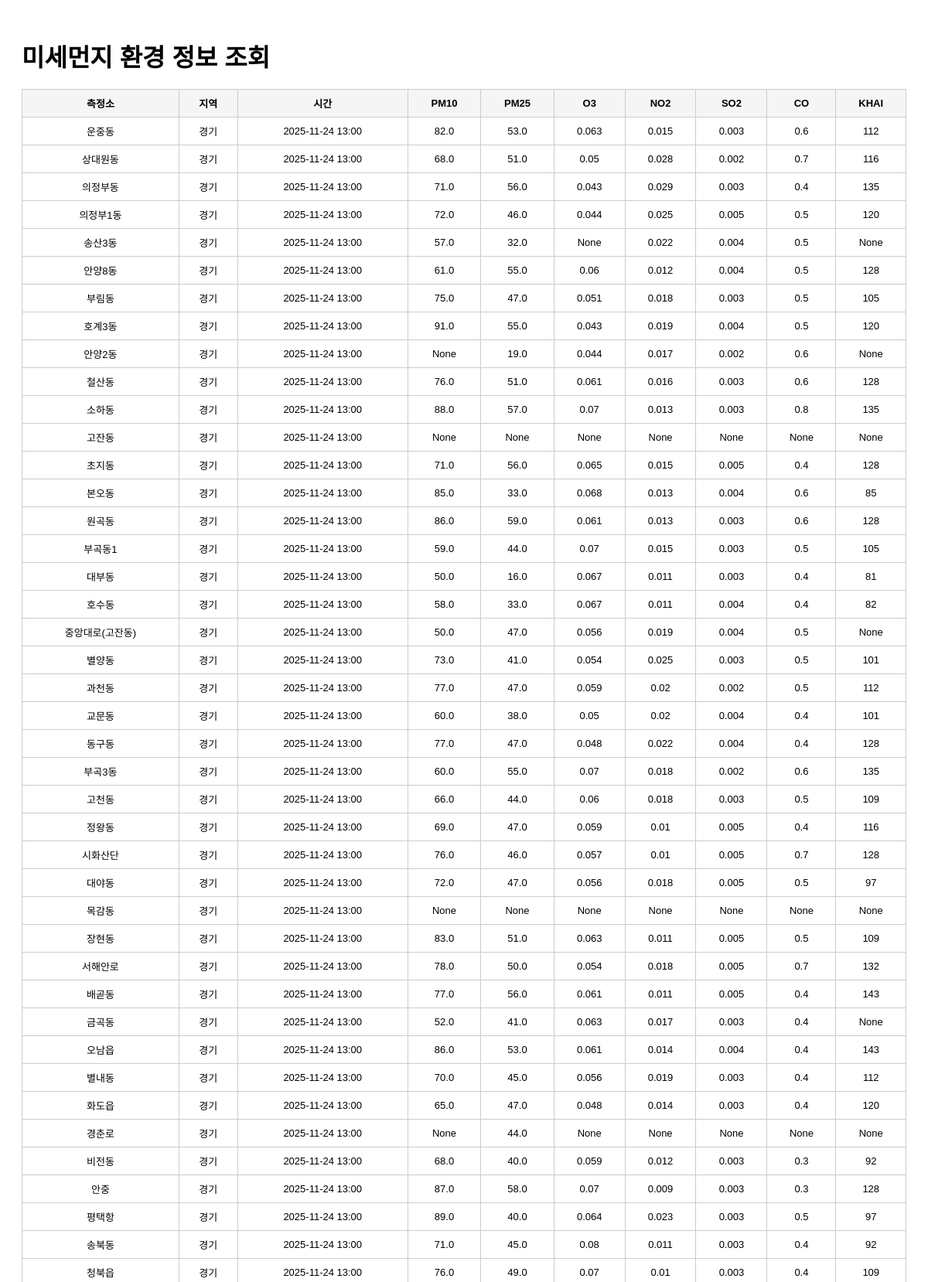
The app's page /list?page=2 (upper part) with its own data.
### tables this page shows
CREATE TABLE air_quality (
    id        INTEGER PRIMARY KEY AUTOINCREMENT,
    station   TEXT,
    sido      TEXT,
    dataTime  TEXT,
    pm10      REAL,
    pm25      REAL,
    o3        REAL,
    no2       REAL,
    so2       REAL,
    co        REAL,
    khai      INTEGER
);

### app.py (the view)
@app.route("/list")
def list_data():
    page = int(request.args.get("page", 1))
    per_page = 100  # 페이지당 100개
    offset = (page - 1) * per_page
    conn = sqlite3.connect(DB_PATH)
    cur = conn.cursor()
    cur.execute("""
        SELECT station, sido, dataTime, pm10, pm25, o3, no2, so2, co, khai
        FROM air_quality
        ORDER BY dataTime DESC
        LIMIT ? OFFSET ?
    """, (per_page + 1, offset))
    rows = cur.fetchall()
    conn.close()
    has_next = len(rows) > per_page
    rows = rows[:per_page]
    return render_template(
        "list.html",
        rows=rows,
        page=page,
        has_next=has_next
    )

### templates/list.html (shortened to what this page needs)
<!DOCTYPE html>
<html lang="ko">
<head>
</head>
<body>
    <h1>미세먼지 환경 정보 조회</h1>
    <table>
        <tr>
            <th>측정소</th>
            <th>지역</th>
            <th>시간</th>
            <th>PM10</th>
            <th>PM25</th>
            <th>O3</th>
            <th>NO2</th>
            <th>SO2</th>
            <th>CO</th>
            <th>KHAI</th>
        </tr>
        {% for row in rows %}
        <tr>
            <td>{{ row[0] }}</td>
            <td>{{ row[1] }}</td>
            <td>{{ row[2] }}</td>
            <td>{{ row[3] }}</td>
            <td>{{ row[4] }}</td>
            <td>{{ row[5] }}</td>
            <td>{{ row[6] }}</td>
            <td>{{ row[7] }}</td>
            <td>{{ row[8] }}</td>
            <td>{{ row[9] }}</td>
        </tr>
        {% endfor %}
    </table>
</body>
</html>

### templates/list.html (style rules this page uses)
body { font-family: Arial, sans-serif; padding: 20px; }
h1 { margin-bottom: 20px; }
table { width: 100%; border-collapse: collapse; margin-bottom: 20px; }
th, td { border: 1px solid #ccc; padding: 8px; text-align: center; font-size: 13px; }
th { background: #f5f5f5; }

### records on screen
air_quality: station "운중동", sido "경기", dataTime "2025-11-24 13:00", pm10 "82.0", pm25 "53.0", o3 "0.063", no2 "0.015", so2 "0.003", co "0.6", khai "112"
air_quality: station "상대원동", sido "경기", dataTime "2025-11-24 13:00", pm10 "68.0", pm25 "51.0", o3 "0.05", no2 "0.028", so2 "0.002", co "0.7", khai "116"
air_quality: station "의정부동", sido "경기", dataTime "2025-11-24 13:00", pm10 "71.0", pm25 "56.0", o3 "0.043", no2 "0.029", so2 "0.003", co "0.4", khai "135"
air_quality: station "의정부1동", sido "경기", dataTime "2025-11-24 13:00", pm10 "72.0", pm25 "46.0", o3 "0.044", no2 "0.025", so2 "0.005", co "0.5", khai "120"
air_quality: station "송산3동", sido "경기", dataTime "2025-11-24 13:00", pm10 "57.0", pm25 "32.0", row "None", no2 "0.022", so2 "0.004", co "0.5"
air_quality: station "안양8동", sido "경기", dataTime "2025-11-24 13:00", pm10 "61.0", pm25 "55.0", o3 "0.06", no2 "0.012", so2 "0.004", co "0.5", khai "128"
air_quality: station "부림동", sido "경기", dataTime "2025-11-24 13:00", pm10 "75.0", pm25 "47.0", o3 "0.051", no2 "0.018", so2 "0.003", co "0.5", khai "105"
air_quality: station "호계3동", sido "경기", dataTime "2025-11-24 13:00", pm10 "91.0", pm25 "55.0", o3 "0.043", no2 "0.019", so2 "0.004", co "0.5", khai "120"
air_quality: station "안양2동", sido "경기", dataTime "2025-11-24 13:00", row "None", pm25 "19.0", o3 "0.044", no2 "0.017", so2 "0.002", co "0.6"
air_quality: station "철산동", sido "경기", dataTime "2025-11-24 13:00", pm10 "76.0", pm25 "51.0", o3 "0.061", no2 "0.016", so2 "0.003", co "0.6", khai "128"
air_quality: station "소하동", sido "경기", dataTime "2025-11-24 13:00", pm10 "88.0", pm25 "57.0", o3 "0.07", no2 "0.013", so2 "0.003", co "0.8", khai "135"
air_quality: station "고잔동", sido "경기", dataTime "2025-11-24 13:00", row "None"
air_quality: station "초지동", sido "경기", dataTime "2025-11-24 13:00", pm10 "71.0", pm25 "56.0", o3 "0.065", no2 "0.015", so2 "0.005", co "0.4", khai "128"
air_quality: station "본오동", sido "경기", dataTime "2025-11-24 13:00", pm10 "85.0", pm25 "33.0", o3 "0.068", no2 "0.013", so2 "0.004", co "0.6", khai "85"
air_quality: station "원곡동", sido "경기", dataTime "2025-11-24 13:00", pm10 "86.0", pm25 "59.0", o3 "0.061", no2 "0.013", so2 "0.003", co "0.6", khai "128"
air_quality: station "부곡동1", sido "경기", dataTime "2025-11-24 13:00", pm10 "59.0", pm25 "44.0", o3 "0.07", no2 "0.015", so2 "0.003", co "0.5", khai "105"
air_quality: station "대부동", sido "경기", dataTime "2025-11-24 13:00", pm10 "50.0", pm25 "16.0", o3 "0.067", no2 "0.011", so2 "0.003", co "0.4", khai "81"
air_quality: station "호수동", sido "경기", dataTime "2025-11-24 13:00", pm10 "58.0", pm25 "33.0", o3 "0.067", no2 "0.011", so2 "0.004", co "0.4", khai "82"
air_quality: station "중앙대로(고잔동)", sido "경기", dataTime "2025-11-24 13:00", pm10 "50.0", pm25 "47.0", o3 "0.056", no2 "0.019", so2 "0.004", co "0.5", row "None"
air_quality: station "별양동", sido "경기", dataTime "2025-11-24 13:00", pm10 "73.0", pm25 "41.0", o3 "0.054", no2 "0.025", so2 "0.003", co "0.5", khai "101"
air_quality: station "과천동", sido "경기", dataTime "2025-11-24 13:00", pm10 "77.0", pm25 "47.0", o3 "0.059", no2 "0.02", so2 "0.002", co "0.5", khai "112"
air_quality: station "교문동", sido "경기", dataTime "2025-11-24 13:00", pm10 "60.0", pm25 "38.0", o3 "0.05", no2 "0.02", so2 "0.004", co "0.4", khai "101"
air_quality: station "동구동", sido "경기", dataTime "2025-11-24 13:00", pm10 "77.0", pm25 "47.0", o3 "0.048", no2 "0.022", so2 "0.004", co "0.4", khai "128"
air_quality: station "부곡3동", sido "경기", dataTime "2025-11-24 13:00", pm10 "60.0", pm25 "55.0", o3 "0.07", no2 "0.018", so2 "0.002", co "0.6", khai "135"
air_quality: station "고천동", sido "경기", dataTime "2025-11-24 13:00", pm10 "66.0", pm25 "44.0", o3 "0.06", no2 "0.018", so2 "0.003", co "0.5", khai "109"
air_quality: station "정왕동", sido "경기", dataTime "2025-11-24 13:00", pm10 "69.0", pm25 "47.0", o3 "0.059", no2 "0.01", so2 "0.005", co "0.4", khai "116"
air_quality: station "시화산단", sido "경기", dataTime "2025-11-24 13:00", pm10 "76.0", pm25 "46.0", o3 "0.057", no2 "0.01", so2 "0.005", co "0.7", khai "128"
air_quality: station "대야동", sido "경기", dataTime "2025-11-24 13:00", pm10 "72.0", pm25 "47.0", o3 "0.056", no2 "0.018", so2 "0.005", co "0.5", khai "97"
air_quality: station "목감동", sido "경기", dataTime "2025-11-24 13:00", row "None"
air_quality: station "장현동", sido "경기", dataTime "2025-11-24 13:00", pm10 "83.0", pm25 "51.0", o3 "0.063", no2 "0.011", so2 "0.005", co "0.5", khai "109"
air_quality: station "서해안로", sido "경기", dataTime "2025-11-24 13:00", pm10 "78.0", pm25 "50.0", o3 "0.054", no2 "0.018", so2 "0.005", co "0.7", khai "132"
air_quality: station "배곧동", sido "경기", dataTime "2025-11-24 13:00", pm10 "77.0", pm25 "56.0", o3 "0.061", no2 "0.011", so2 "0.005", co "0.4", khai "143"
air_quality: station "금곡동", sido "경기", dataTime "2025-11-24 13:00", pm10 "52.0", pm25 "41.0", o3 "0.063", no2 "0.017", so2 "0.003", co "0.4", row "None"
air_quality: station "오남읍", sido "경기", dataTime "2025-11-24 13:00", pm10 "86.0", pm25 "53.0", o3 "0.061", no2 "0.014", so2 "0.004", co "0.4", khai "143"
air_quality: station "별내동", sido "경기", dataTime "2025-11-24 13:00", pm10 "70.0", pm25 "45.0", o3 "0.056", no2 "0.019", so2 "0.003", co "0.4", khai "112"
air_quality: station "화도읍", sido "경기", dataTime "2025-11-24 13:00", pm10 "65.0", pm25 "47.0", o3 "0.048", no2 "0.014", so2 "0.003", co "0.4", khai "120"
air_quality: station "경춘로", sido "경기", dataTime "2025-11-24 13:00", row "None", pm25 "44.0"
air_quality: station "비전동", sido "경기", dataTime "2025-11-24 13:00", pm10 "68.0", pm25 "40.0", o3 "0.059", no2 "0.012", so2 "0.003", co "0.3", khai "92"
air_quality: station "안중", sido "경기", dataTime "2025-11-24 13:00", pm10 "87.0", pm25 "58.0", o3 "0.07", no2 "0.009", so2 "0.003", co "0.3", khai "128"
air_quality: station "평택항", sido "경기", dataTime "2025-11-24 13:00", pm10 "89.0", pm25 "40.0", o3 "0.064", no2 "0.023", so2 "0.003", co "0.5", khai "97"
air_quality: station "송북동", sido "경기", dataTime "2025-11-24 13:00", pm10 "71.0", pm25 "45.0", o3 "0.08", no2 "0.011", so2 "0.003", co "0.4", khai "92"
air_quality: station "청북읍", sido "경기", dataTime "2025-11-24 13:00", pm10 "76.0", pm25 "49.0", o3 "0.07", no2 "0.01", so2 "0.003", co "0.4", khai "109"
